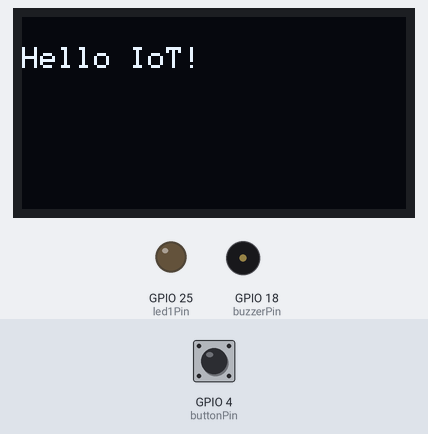
A program run on a simulated ESP32. On the bench: 128×64 one-colour display, output pins drawn as LEDs (lit = HIGH), buzzer (waves = sounding). The test bench sets the inputs (shaded band); at power-on: GPIO 4 (buttonPin) HIGH.

Above: at 1.2 s.
1.3 s: GPIO 4 (buttonPin) pulled LOW for 0.15 s
At 2.5 s:
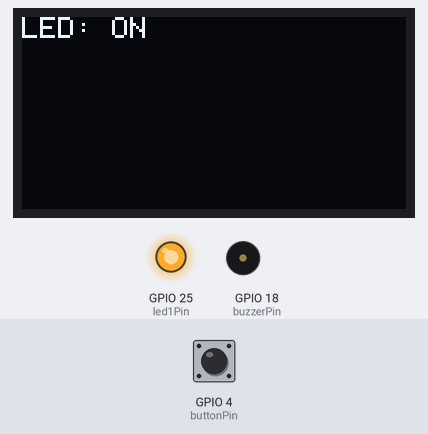
2.9 s: GPIO 4 (buttonPin) pulled LOW for 3.2 s
At 8.3 s:
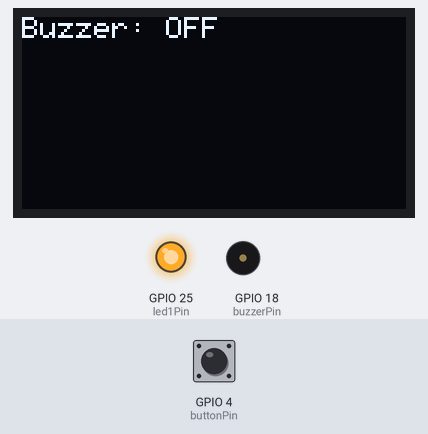
8.6 s: GPIO 4 (buttonPin) pulled LOW for 1 s
At 10.5 s:
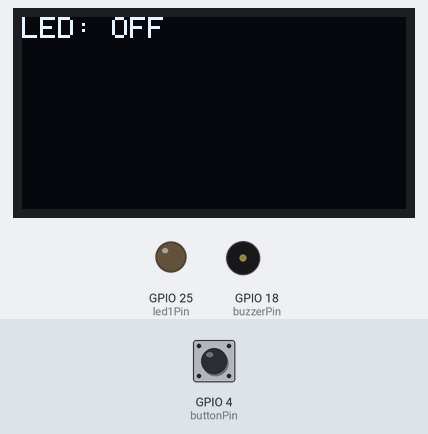
11.1 s: GPIO 4 (buttonPin) pulled LOW for 3.2 s
At 15.1 s:
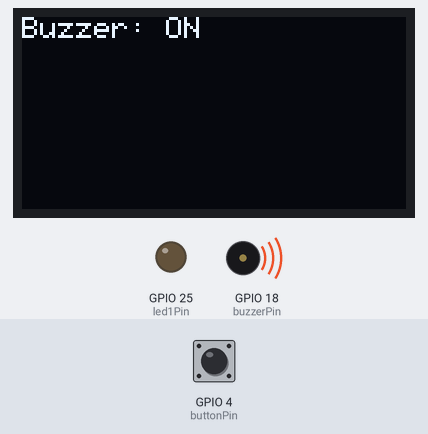
Timing chart, 0 to 16.8 s (numbered marks = the images above; inputs shaded):
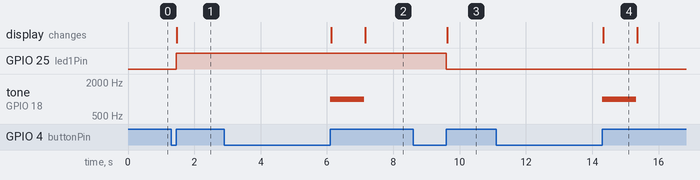

Measured:
- after the input at 1.3 s, GPIO 25 (led1Pin): LOW → HIGH after 0.15 s; the display: changes after 0.18 s (image 1)
- after the input at 2.9 s, tone on GPIO 18 (buzzerPin): silent → 1000 Hz after 3.2 s, → silent 1.0 s later; the display: first changes after 3.2 s (image 2 shows a later state)
- after the input at 8.6 s, GPIO 25 (led1Pin): HIGH → LOW after 1.0 s; the display: changes after 1.0 s (image 3)
- after the input at 11.1 s, tone on GPIO 18 (buzzerPin): silent → 1000 Hz after 3.2 s, → silent 1.0 s later; the display: changes after 3.2 s (image 4)
- what the display in image 4 shows lasts 1.1 s, from 14.3 s to 15.4 s

The program:

main.cpp
```cpp
#include <Wire.h>
#include <Adafruit_GFX.h>
#include <Adafruit_SSD1306.h>

/*Name: Sarwat Fatima regno: 23-NTU-Cs-1092 , BSCS-5-A*/

#define SCREEN_WIDTH 128
#define SCREEN_HEIGHT 64
//#define OLED_RESET -1

// Define custom I2C pins
#define OLED_SDA 21 // Change to your SDA pin
#define OLED_SCL 22 // Change to your SCL pin

// Use the correct I2C address for your OLED display
#define OLED_I2C_ADDRESS 0x3C

Adafruit_SSD1306 display(SCREEN_WIDTH, SCREEN_HEIGHT, &Wire, -1);

const int buttonPin = 4;  // Pin for the button
const int led1Pin = 25;    // Pin for LED 1
const int buzzerPin = 18;  // Pin for the buzzer

bool ledState = false; // State of the LED
unsigned long buttonPressStart = 0; // Time when button was pressed
bool buttonPressed = false; // Flag to check if the button is pressed
void updateDisplay(String message) {
  display.clearDisplay();
  display.setCursor(0, 0);
  display.println(message);
  display.display();
}

void setup() {
  pinMode(buttonPin, INPUT_PULLUP);
  pinMode(led1Pin, OUTPUT);
  pinMode(buzzerPin, OUTPUT);

  // Initialize I2C with custom SDA and SCL pins
  Wire.begin(OLED_SDA, OLED_SCL);

  // Initialize the display with the correct I2C address
  display.begin(SSD1306_SWITCHCAPVCC, OLED_I2C_ADDRESS);
  display.clearDisplay();
  display.setTextSize(1);
  display.setTextColor(SSD1306_WHITE);
  display.setCursor(0, 10);
  display.println("Hello IoT!");
  display.display();
}

void loop() {
  // Check button state
  if (digitalRead(buttonPin) == LOW) {
    if (!buttonPressed) {
      // Button just pressed
      buttonPressed = true;
      buttonPressStart = millis(); // Record the time when button was pressed
    }
  } else {
    // Button released
    if (buttonPressed) {
      buttonPressed = false;
      unsigned long pressDuration = millis() - buttonPressStart;

      if (pressDuration < 1500) {
        // Short press: toggle LED
        ledState = !ledState;
        digitalWrite(led1Pin, ledState ? HIGH : LOW);
        updateDisplay("LED: " + String(ledState ? "ON" : "OFF"));
      } else {
        // Long press: play buzzer tone
        tone(buzzerPin, 1000); // Play tone at 1000 Hz
        updateDisplay("Buzzer: ON");
        delay(1000); // Duration of the tone
        noTone(buzzerPin); // Stop the tone
        updateDisplay("Buzzer: OFF");
      }
    }
  }
}
```
